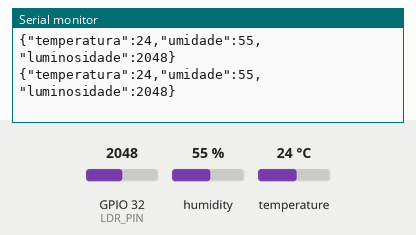
Recording of a sketch running on a simulated ESP32. Parts: the last lines printed to the serial monitor. The test bench sets the inputs (shaded band); at power-on: humidity 55 %, GPIO 32 (LDR_PIN) = 2048, temperature 24 °C.

Above: at 4.8 s.
4.9 s: humidity set to 22 %
At 8.8 s:
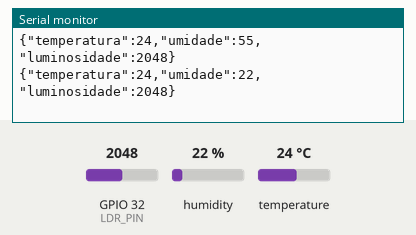
9.9 s: GPIO 32 (LDR_PIN) set to 2866
At 13.3 s:
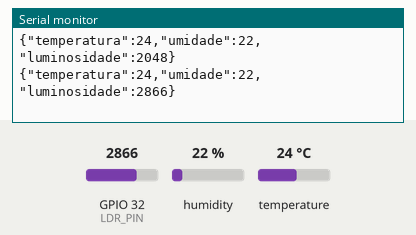
14.9 s: temperature set to 12 °C
At 16.5 s:
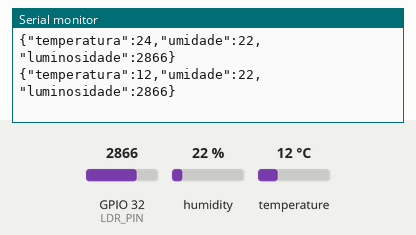
19.9 s: GPIO 32 (LDR_PIN) set to 3603
At 21.0 s:
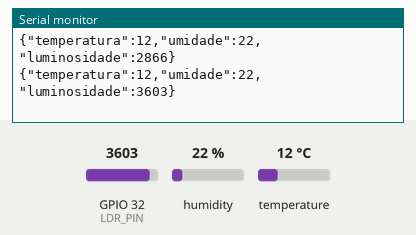
24.9 s: humidity set to 40 %
At 28.7 s:
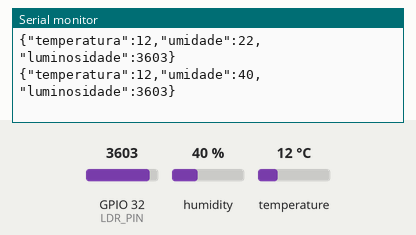
Timing chart, 0 to 30.2 s (numbered marks = the images above; inputs shaded):
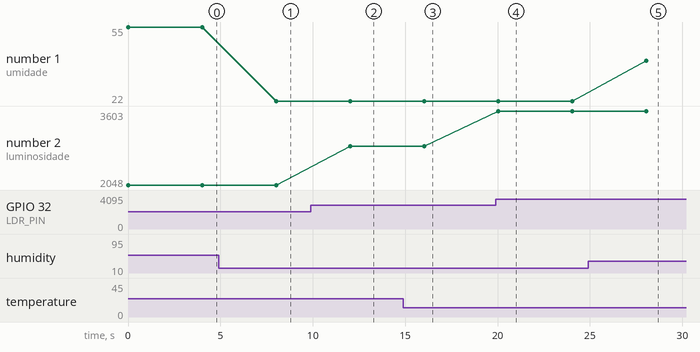

Measured:
- after the input at 4.9 s, the serial monitor: prints a new line after 3.1 s (image 1)
- after the input at 9.9 s, the serial monitor: prints a new line after 2.1 s (image 2)
- after the input at 14.9 s, the serial monitor: prints a new line after 1.1 s (image 3)
- after the input at 19.9 s, the serial monitor: prints a new line after 0.13 s (image 4)
- after the input at 24.9 s, the serial monitor: prints a new line after 3.1 s (image 5)
- plotted number 1: 55 → 22 after the input at 4.9 s, 22 → 40 after the input at 24.9 s
- plotted number 2: 2048 → 2866 after the input at 9.9 s, 2866 → 3603 after the input at 19.9 s

The sketch:

sketch.ino
```cpp
#include <DHT.h>
#include <ArduinoJson.h>

#define DHT22_PIN  21
#define LDR_PIN 32

DHT dht22(DHT22_PIN, DHT22);

void setup() {
  Serial.begin(9600);
  dht22.begin();
  pinMode(LDR_PIN, INPUT);
}

void loop() {
  float temperature = dht22.readTemperature();
  float humidity = dht22.readHumidity();
  int luminosity = analogRead(LDR_PIN);

  StaticJsonDocument<200> jsonDoc;
  jsonDoc["temperatura"] = temperature;
  jsonDoc["umidade"] = humidity;
  jsonDoc["luminosidade"] = luminosity;

  String jsonString;
  serializeJson(jsonDoc, jsonString);
  Serial.println(jsonString);

  delay(4000);
}
```
